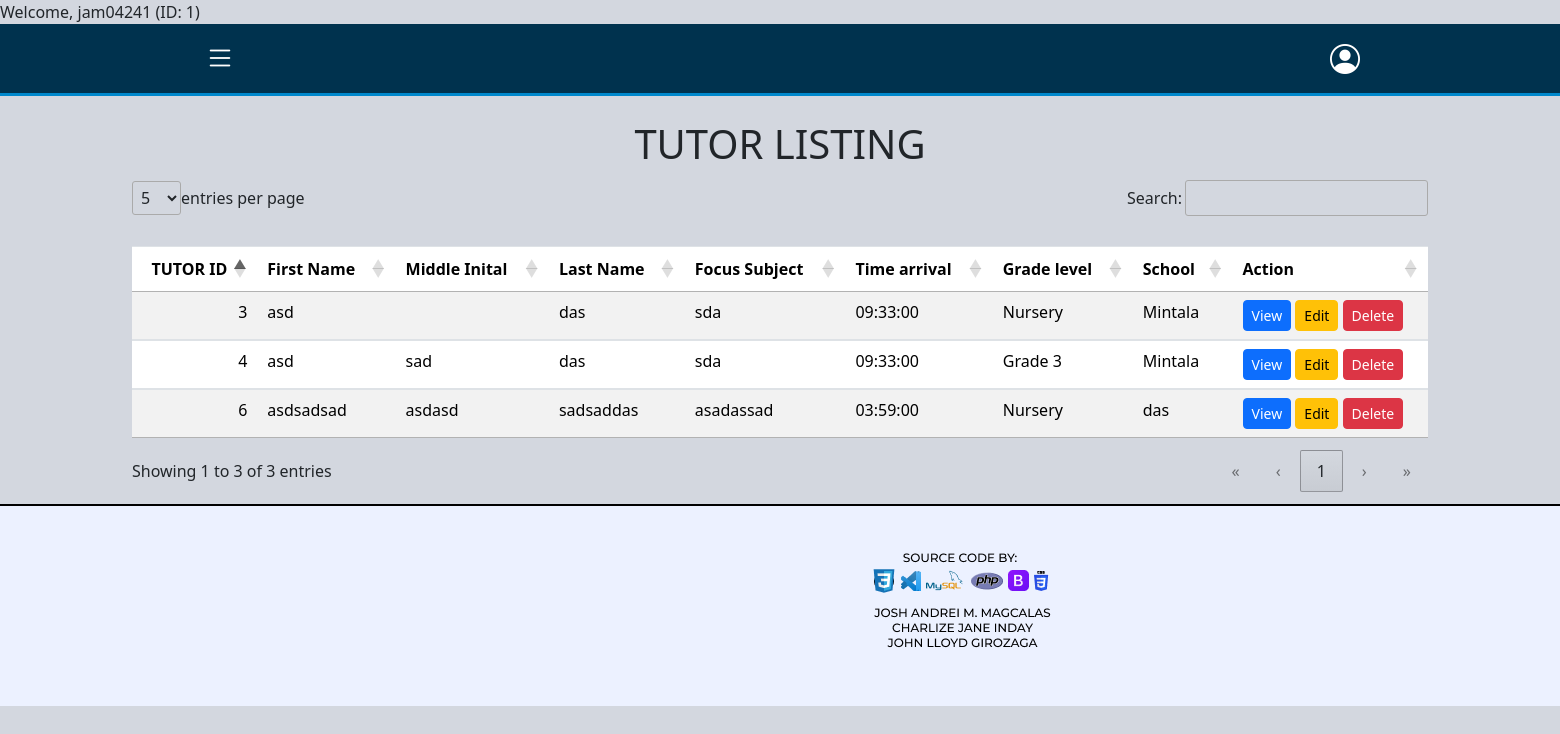
Screenshot of /website/tutorial-listing.php (signed in) with the database file from the repository.
### tables this page shows
CREATE TABLE `tbl_tutor_info` (
  `tutorial_id` int(11) NOT NULL,
  `date_start` date NOT NULL,
  `school` text NOT NULL,
  `grade_level` enum('Nursery','Kindergarten 1','Kindergarten 2','Grade 1','Grade 2','Grade 3','Grade 4','Grade 5','Grade 6') NOT NULL,
  `time_arrival` time NOT NULL,
  `focus_subject` varchar(12) NOT NULL,
  `last_name` varchar(50) NOT NULL,
  `first_name` varchar(80) NOT NULL,
  `middle_name` varchar(50) DEFAULT NULL,
  `birthdate` date NOT NULL,
  `sex` enum('Male','Female') NOT NULL,
  `street` text NOT NULL,
  `city` varchar(50) NOT NULL,
  `zip_code` int(4) NOT NULL,
  `emergency_fullname` varchar(100) NOT NULL,
  `emergency_relationship` enum('Father','Mother','Guardian','Others') NOT NULL,
  `emergency_address` text NOT NULL,
  `emergency_contact_no` int(11) NOT NULL,
  `created_by` int(11) NOT NULL,
  `date_created` timestamp NOT NULL DEFAULT current_timestamp(),
  `updated_by` int(11) NOT NULL,
  `date_updated` timestamp NOT NULL DEFAULT current_timestamp(),
  `isactive` tinyint(1) NOT NULL DEFAULT 1
);

### website/tutorial-listing.php (the view, shortened to what this page needs)
<?php
include "../database/dbconnect.php";
try {
    $kindergarten1_students = [];
    $kindergarten2_students = [];
    $queries = [
        "SELECT * FROM tbl_tutor_info WHERE isactive = 1;",
        "SELECT * FROM tbl_tutor_info;",
        "SELECT * FROM tbl_tutor_info"
    ];
    foreach ($queries as $index => $query) {
        if ($conn->multi_query($query)) {
            do {
                if ($result = $conn->store_result()) {
                    while ($row = $result->fetch_assoc()) {
                        if ($index == 0) {
                            $nursery_students[] = $row;
                        } elseif ($index == 1) {
                            $kindergarten1_students[] = $row;
                        } elseif ($index == 2) {
                            $kindergarten2_students[] = $row;
                        }
                    }
                }
            } while ($conn->next_result());
        } else {
            throw new Exception("Query Failed: " . $conn->error);
        }
    }
} catch (Exception $e) {
    echo "Error: " . $e->getMessage();
}
?>
<!DOCTYPE html>
<html lang="en">
<head>
    <link rel="stylesheet" href="/bootstrap/css/bootstrap.css">
    <link rel="stylesheet" href="/DataTables/datatables.min.css">
    <link href="https://cdn.jsdelivr.net/npm/bootstrap@4.6.2/dist/css/bootstrap.min.css" rel="stylesheet">
    <link href="https://cdn.jsdelivr.net/npm/bootstrap@5.3.2/dist/css/bootstrap.min.css" rel="stylesheet">
    <link href="https://cdn.jsdelivr.net/npm/bootstrap-icons/font/bootstrap-icons.css" rel="stylesheet">
    <link rel="stylesheet" href="https://cdnjs.cloudflare.com/ajax/libs/font-awesome/6.7.2/css/all.min.css">
    <link rel="stylesheet" href="../DataTables/datatables.css">
    <link rel="stylesheet" href="https://cdn.datatables.net/1.13.6/css/jquery.dataTables.min.css">
</head>
<body>
    <?php include"../Layouts/navbar.php"?>
    <div class="container mt-4">
        <h1 class="text-center">TUTOR LISTING</h1>
            <table id="nursery-list" class="table table-striped mt-3">
                <thead>
                    <tr>
                        <th>TUTOR ID</th>
                        <th>First Name</th>
                        <th>Middle Inital</th>
                        <th>Last Name</th>
                        <th>Focus Subject</th>
                        <th>Time arrival</th>
                        <th>Grade level</th>
                        <th>School</th>
                        <th>Action</th>
                    </tr>
                </thead>
                <tbody>
                <?php if (!empty($nursery_students)): ?>
                    <?php foreach ($nursery_students as $row): ?>
                        <tr>
                        <td><?= htmlspecialchars($row['tutorial_id']) ?></td>
                        <td><?= htmlspecialchars($row['first_name']) ?></td>
                        <td><?= htmlspecialchars($row['middle_name']) ?></td>
                        <td><?= htmlspecialchars($row['last_name']) ?></td>
                        <td><?= htmlspecialchars($row['focus_subject']) ?></td>
                        <td><?= htmlspecialchars($row['time_arrival']) ?></td>
                        <td><?= htmlspecialchars($row['grade_level']) ?></td>
                        <td><?= htmlspecialchars($row['school']) ?></td>
                            <td>
                            <button type="button" class="btn btn-primary btn-sm view-student-btn" data-id="<?= htmlspecialchars($row['tutorial_id']) ?>" data-toggle="modal" data-target="#student-view">
                                View
                            </button>
                            <a class="btn btn-warning btn-sm edit-btn" href="update-tutorial-form.php?tutorial_id=<?= htmlspecialchars($row['tutorial_id']); ?>">
                                    Edit
                                </a>
                                <form action="../database/db_delete_tutorial.php" method="POST" onsubmit="return confirm('Are you sure you want to delete this student?');" class="d-inline">
                                    <button type="submit" class="btn btn-danger btn-sm" >Delete</button>
                                </form>
                            </td>
                        </tr>
                        <?php endforeach; ?>
                    <?php else: ?>
                        <tr>
                            <td colspan="9" class="text-center">No students available</td>
                        </tr>
                    <?php endif; ?>
                </tbody>
            </table>
    </div>
    <div class="footer">
        <img src="../images/FOOTER.png" alt="Footer" class="footer-img">
    </div>
</body>
</html>

### DataTables/datatables.css (style rules this page uses)
:root { --dt-row-selected: 13, 110, 253; --dt-row-selected-text: 255, 255, 255; --dt-row-selected-link: 9, 10, 11; --dt-row-stripe: 0, 0, 0; --dt-row-hover: 0, 0, 0; --dt-column-ordering: 0, 0, 0; --dt-html-background: white; }
table.dataTable thead > tr > th.dt-orderable-asc, table.dataTable thead > tr > th.dt-orderable-desc, table.dataTable thead > tr > th.dt-ordering-asc, table.dataTable thead > tr > th.dt-ordering-desc, table.dataTable thead > tr > td.dt-orderable-asc, table.dataTable thead > tr > td.dt-orderable-desc, table.dataTable thead > tr > td.dt-ordering-asc, table.dataTable thead > tr > td.dt-ordering-desc { position: relative; padding-right: 30px; }
table.dataTable thead > tr > th.dt-orderable-asc, table.dataTable thead > tr > th.dt-orderable-desc, table.dataTable thead > tr > td.dt-orderable-asc, table.dataTable thead > tr > td.dt-orderable-desc { cursor: pointer; }
table.dataTable th, table.dataTable td { box-sizing: border-box; }
table.dataTable th.dt-type-numeric, table.dataTable th.dt-type-date, table.dataTable td.dt-type-numeric, table.dataTable td.dt-type-date { text-align: right; }
table.dataTable thead th, table.dataTable thead td, table.dataTable tfoot th, table.dataTable tfoot td { text-align: left; }
:root { --dt-row-hover-alpha: 0.035; --dt-row-stripe-alpha: 0.023; --dt-column-ordering-alpha: 0.019; --dt-row-selected-stripe-alpha: 0.923; --dt-row-selected-column-ordering-alpha: 0.919; }
table.dataTable { width: 100%; margin: 0 auto; border-spacing: 0; }
table.dataTable thead th, table.dataTable tfoot th { font-weight: bold; }
table.dataTable > thead > tr > th, table.dataTable > thead > tr > td { padding: 10px; border-bottom: 1px solid rgba(0, 0, 0, 0.3); }
table.dataTable > tbody > tr { background-color: transparent; }
table.dataTable > tbody > tr:first-child > * { border-top: none; }
table.dataTable > tbody > tr:last-child > * { border-bottom: none; }
table.dataTable > tbody > tr > th, table.dataTable > tbody > tr > td { padding: 8px 10px; }
div.dt-container div.dt-layout-full > *:only-child { margin-left: auto; margin-right: auto; }
div.dt-container.dt-empty-footer tbody > tr:last-child > * { border-bottom: 1px solid rgba(0, 0, 0, 0.3); }

### Layouts/navbar.php (style rules this page uses)
body { background-color: #d3d7df; margin: 0; padding: 0; }

### rows the page displays
tbl_tutor_info: tutorial_id "3", first_name "asd", last_name "das", focus_subject "sda", time_arrival "09:33:00", grade_level "Nursery", school "Mintala"
tbl_tutor_info: tutorial_id "4", first_name "asd", middle_name "sad", last_name "das", focus_subject "sda", time_arrival "09:33:00", grade_level "Grade 3", school "Mintala"
tbl_tutor_info: tutorial_id "6", first_name "asdsadsad", middle_name "asdasd", last_name "sadsaddas", focus_subject "asadassad", time_arrival "03:59:00", grade_level "Nursery", school "das"

### other values shown
$_SESSION["username"] "jam04241"
$_SESSION["employee_id"] "1"
